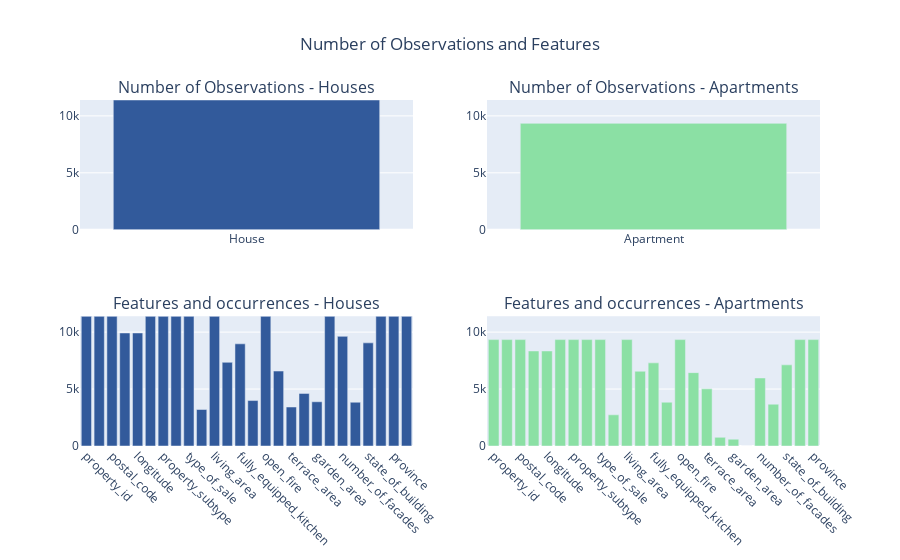

The notebook cell saved with this chart:
### Markdown cell above
### Q1 How many observations and features do you have?

### Code cell
import plotly.graph_objs as go
from plotly.subplots import make_subplots
import plotly.express as px


# Define function to count non-null values in each column
def count_non_null_values(df):
    return df.notnull().sum()

# Get colors from px.colors.qualitative.swatches()
colors = px.colors.qualitative.swatches()

# Create figure with subplots
fig = make_subplots(rows=2, cols=2, subplot_titles=("Number of Observations - Houses", 
                                                    "Number of Observations - Apartments", 
                                                    "Features and occurrences - Houses", 
                                                    "Features and occurrences - Apartments"))

# Plot 1: Number of observations for house dataset
fig.add_trace(go.Bar(x=['House'], y=[len(house)], marker=dict(color=px.colors.qualitative.Alphabet[13])), row=1, col=1)

# Plot 2: Number of observations for apartment dataset
fig.add_trace(go.Bar(x=['Apartment'], y=[len(app)], marker=dict(color=px.colors.qualitative.Pastel[8])), row=1, col=2)

# Plot 3: Number of non-null values for each feature in house dataset
count_house = count_non_null_values(house)
fig.add_trace(go.Bar(x=count_house.index, y=count_house.values, marker=dict(color=px.colors.qualitative.Alphabet[13])), row=2, col=1)

# Plot 4: Number of non-null values for each feature in apartment dataset
count_apartment = count_non_null_values(app)
fig.add_trace(go.Bar(x=count_apartment.index, y=count_apartment.values, marker=dict(color=px.colors.qualitative.Pastel[8])), row=2, col=2)

# Update layout
fig.update_layout(showlegend=False, title_text="Number of Observations and Features", title_x=0.5)

# Set the same y-axis range for Plot 1 and Plot 2
max_observation_value = max(len(house), len(app))
fig.update_yaxes(range=[0, max_observation_value], row=1, col=1)
fig.update_yaxes(range=[0, max_observation_value], row=1, col=2)
fig.update_yaxes(range=[0, max_observation_value], row=2, col=1)
fig.update_yaxes(range=[0, max_observation_value], row=2, col=2)
fig.update_xaxes(tickangle=45, row=2, col=1)
fig.update_xaxes(tickangle=45, row=2, col=2)


# Show plot
fig.show()

### Figure 1 — Plotly figure (JSON) as saved in the notebook; plotly's stock layout.template omitted (floating-point values rounded to 4 significant figures)
{"data": [{"marker": {"color": "#325A9B"}, "type": "bar", "x": ["House"], "xaxis": "x", "y": [11394], "yaxis": "y"}, {"marker": {"color": "rgb(139, 224, 164)"}, "type": "bar", "x": ["Apartment"], "xaxis": "x2", "y": [9342], "yaxis": "y2"}, {"marker": {"color": "#325A9B"}, "type": "bar", "x": ["property_id", "locality_name", "postal_code", "latitude", "longitude", "property_type", "property_subtype", "price", "type_of_sale", "number_of_rooms", "living_area", "kitchen_type", "fully_equipped_kitchen", "furnished", "open_fire", "terrace", "terrace_area", "garden", "garden_area", "surface_of_good", "number_of_facades", "swimming_pool", "state_of_building", "main_city", "province", "price_per_m2"], "xaxis": "x3", "y": [11394, 11394, 11394, 9926, 9926, 11394, 11394, 11394, 11394, 3206, 11394, 7348, 8972, 3990, 11394, 6581, 3425, 4619, 3883, 11394, 9629, 3844, 9056, 11394, 11394, 11394], "yaxis": "y3"}, {"marker": {"color": "rgb(139, 224, 164)"}, "type": "bar", "x": ["property_id", "locality_name", "postal_code", "latitude", "longitude", "property_type", "property_subtype", "price", "type_of_sale", "number_of_rooms", "living_area", "kitchen_type", "fully_equipped_kitchen", "furnished", "open_fire", "terrace", "terrace_area", "garden", "garden_area", "surface_of_good", "number_of_facades", "swimming_pool", "state_of_building", "main_city", "province"], "xaxis": "x4", "y": [9342, 9342, 9342, 8344, 8344, 9342, 9342, 9342, 9342, 2736, 9342, 6564, 7301, 3848, 9342, 6442, 5018, 759, 598, 0, 5974, 3671, 7126, 9342, 9342], "yaxis": "y4"}], "layout": {"annotations": [{"font": {"size": 16}, "showarrow": false, "text": "Number of Observations - Houses", "x": 0.225, "xanchor": "center", "xref": "paper", "y": 1, "yanchor": "bottom", "yref": "paper"}, {"font": {"size": 16}, "showarrow": false, "text": "Number of Observations - Apartments", "x": 0.775, "xanchor": "center", "xref": "paper", "y": 1, "yanchor": "bottom", "yref": "paper"}, {"font": {"size": 16}, "showarrow": false, "text": "Features and occurrences - Houses", "x": 0.225, "xanchor": "center", "xref": "paper", "y": 0.375, "yanchor": "bottom", "yref": "paper"}, {"font": {"size": 16}, "showarrow": false, "text": "Features and occurrences - Apartments", "x": 0.775, "xanchor": "center", "xref": "paper", "y": 0.375, "yanchor": "bottom", "yref": "paper"}], "showlegend": false, "title": {"text": "Number of Observations and Features", "x": 0.5}, "xaxis": {"anchor": "y", "domain": [0, 0.45]}, "xaxis2": {"anchor": "y2", "domain": [0.55, 1]}, "xaxis3": {"anchor": "y3", "domain": [0, 0.45], "tickangle": 45}, "xaxis4": {"anchor": "y4", "domain": [0.55, 1], "tickangle": 45}, "yaxis": {"anchor": "x", "domain": [0.625, 1], "range": [0, 11394]}, "yaxis2": {"anchor": "x2", "domain": [0.625, 1], "range": [0, 11394]}, "yaxis3": {"anchor": "x3", "domain": [0, 0.375], "range": [0, 11394]}, "yaxis4": {"anchor": "x4", "domain": [0, 0.375], "range": [0, 11394]}}}
